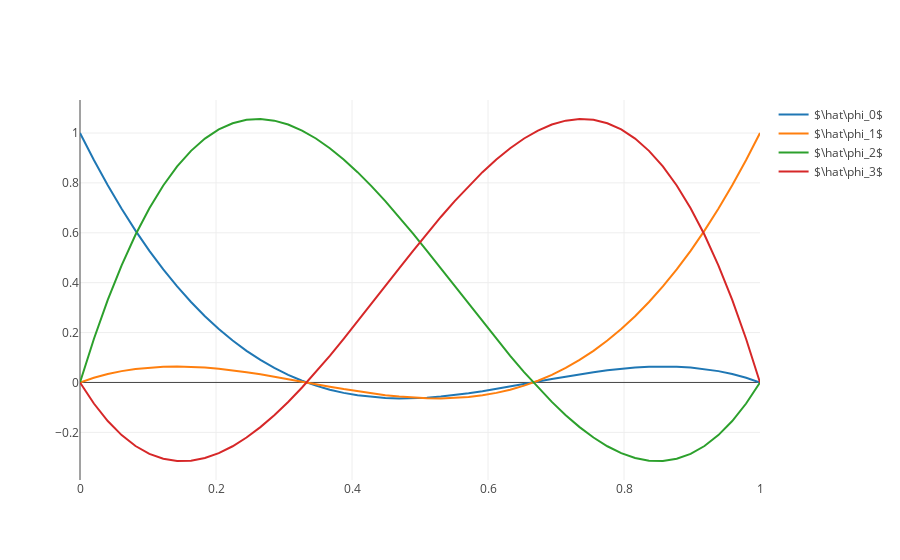

This figure's notebook cell:
### Markdown cell above
We can now plot the `order + 1` local bases bases, same code as before.

Note that the first two correspond to the end-points, and the others are ordered.

### Code cell
x = np.linspace(0, 1)

data = []

tmp = hat_phis(order)

for o in range(order+1):
    data.append(go.Scatter(x=x, y=tmp[o](x), mode='lines', name="$\hat\phi_{}$".format(o)))

fig = go.Figure(data=data)
plotly.iplot(fig)
